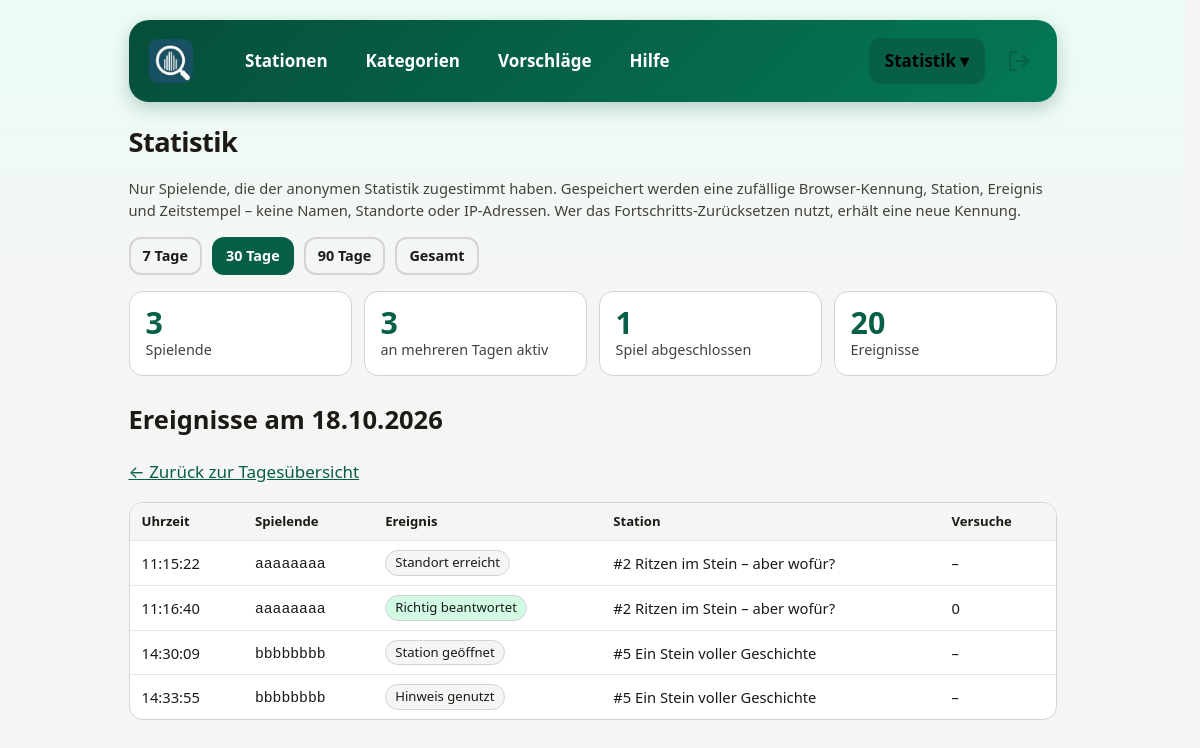
/admin/statistics.php?days=30&day=2026-10-18 (signed in), run on the app's committed database.
### tables this page shows
CREATE TABLE stat_events (
    id INTEGER PRIMARY KEY AUTOINCREMENT,
    player_id TEXT NOT NULL,
    station_id TEXT,
    event TEXT NOT NULL
        CHECK (event IN ('opened', 'location_verified', 'hint_used', 'wrong_answer', 'solution_shown', 'solved', 'game_completed')),
    attempts INTEGER,
    created_at TEXT NOT NULL
);

CREATE TABLE stations (
    id TEXT PRIMARY KEY,
    number INTEGER NOT NULL,
    title TEXT NOT NULL,
    teaser_text TEXT,
    hint TEXT NOT NULL,
    lat NUMERIC NOT NULL,
    lon NUMERIC NOT NULL,
    correct_option_index INTEGER NOT NULL,
    solution_title TEXT NOT NULL,
    solution_caption TEXT,
    info TEXT NOT NULL,
    task_image TEXT NOT NULL,
    solution_image TEXT,
    category TEXT NOT NULL,
    status TEXT NOT NULL DEFAULT 'published'
        CHECK (status IN ('published', 'archived')),
    created_at TEXT NOT NULL,
    updated_at TEXT NOT NULL
);

### admin/statistics.php (the view, shortened to what this page needs)
<?php
require __DIR__ . '/_bootstrap.php';
$ranges = [7 => '7 Tage', 30 => '30 Tage', 90 => '90 Tage', 0 => 'Gesamt'];
$days = isset($_GET['days']) && array_key_exists((int) $_GET['days'], $ranges) ? (int) $_GET['days'] : 30;
$from = $days > 0 ? date('Y-m-d', strtotime('-' . ($days - 1) . ' days')) : '0000-00-00';
$day = is_string($_GET['day'] ?? null) && preg_match('/^\d{4}-\d{2}-\d{2}$/', $_GET['day']) ? $_GET['day'] : null;
$pdo = db();
function stat_value(PDO $pdo, string $sql, array $params): int
{
    $stmt = $pdo->prepare($sql);
    $stmt->execute($params);
    return (int) $stmt->fetchColumn();
}
$players = stat_value($pdo, 'SELECT COUNT(DISTINCT player_id) FROM stat_events WHERE substr(created_at, 1, 10) >= ?', [$from]);
$eventCount = stat_value($pdo, 'SELECT COUNT(*) FROM stat_events WHERE substr(created_at, 1, 10) >= ?', [$from]);
$completed = stat_value($pdo, "SELECT COUNT(DISTINCT player_id) FROM stat_events WHERE event = 'game_completed' AND substr(created_at, 1, 10) >= ?", [$from]);
$returning = stat_value(
    $pdo,
    'SELECT COUNT(*) FROM (SELECT player_id FROM stat_events WHERE substr(created_at, 1, 10) >= ? GROUP BY player_id HAVING COUNT(DISTINCT substr(created_at, 1, 10)) > 1)',
    [$from]
);
$dayEvents = [];
if ($day !== null) {
    $stmt = $pdo->prepare('SELECT e.created_at, e.player_id, e.event, e.attempts, s.number, s.title
        FROM stat_events e LEFT JOIN stations s ON s.id = e.station_id
        WHERE substr(e.created_at, 1, 10) = ? ORDER BY e.id');
    $stmt->execute([$day]);
    $dayEvents = $stmt->fetchAll();
}
function stat_date(string $day): string
{
    $time = strtotime($day);
    return $time ? date('d.m.Y', $time) : $day;
}
?>
<h1 class="admin-title">Statistik</h1>
<p class="task-intro">Nur Spielende, die der anonymen Statistik zugestimmt haben. Gespeichert werden eine zufällige Browser-Kennung, Station, Ereignis und Zeitstempel – keine Namen, Standorte oder IP-Adressen. Wer das Fortschritts-Zurücksetzen nutzt, erhält eine neue Kennung.</p>
<nav class="admin-toolbar" aria-label="Zeitraum">
  <?php foreach ($ranges as $value => $label): ?>
    <a class="btn small<?= $value === $days ? '' : ' secondary' ?>" href="statistics.php?days=<?= $value ?>"<?= $value === $days ? ' aria-current="true"' : '' ?>><?= h($label) ?></a>
  <?php endforeach; ?>
</nav>
<div class="stat-kpis">
  <div class="stat-kpi"><b><?= $players ?></b><span>Spielende</span></div>
  <div class="stat-kpi"><b><?= $returning ?></b><span>an mehreren Tagen aktiv</span></div>
  <div class="stat-kpi"><b><?= $completed ?></b><span>Spiel abgeschlossen</span></div>
  <div class="stat-kpi"><b><?= $eventCount ?></b><span>Ereignisse</span></div>
</div>
<?php if ($day !== null): ?>
  <h2>Ereignisse am <?= h(stat_date($day)) ?></h2>
  <p><a href="statistics.php?days=<?= $days ?>">← Zurück zur Tagesübersicht</a></p>
  <?php if (!$dayEvents): ?><p>Keine Ereignisse an diesem Tag.</p><?php else: ?>
  <div class="stat-table-wrap"><table class="stat-table">
    <thead><tr><th>Uhrzeit</th><th>Spielende</th><th>Ereignis</th><th>Station</th><th>Versuche</th></tr></thead>
    <tbody>
    <?php foreach ($dayEvents as $e): ?>
      <tr>
        <td><?= h(substr((string) $e['created_at'], 11, 8)) ?></td>
        <td><code><?= h(substr((string) $e['player_id'], 0, 8)) ?></code></td>
        <td><span class="stat-event stat-event--<?= h($e['event']) ?>"><?= h(EVENT_LABELS[$e['event']] ?? $e['event']) ?></span></td>
        <td><?= $e['title'] !== null ? h('#' . $e['number'] . ' ' . $e['title']) : '–' ?></td>
        <td><?= $e['attempts'] !== null ? (int) $e['attempts'] : '–' ?></td>
      </tr>
    <?php endforeach; ?>
    </tbody>
  </table></div>
  <?php endif; ?>
<?php endif; ?>

### admin/admin.css (style rules this page uses)
:root { font-family: system-ui, -apple-system, 'Segoe UI', sans-serif; color-scheme: light dark; --green: #065f46; --green-dark: #064e3b; --green-soft: #ecfdf5; --ink: #1c1917; --muted: #44403c; --bg: #f5f5f4; --bg-top: #ecfdf5; --surface: #fff; --surface-alt: #f5f5f4; --border: #d6d3d1; --border-soft: #e7e5e4; --link: #065f46; --focus: #f59e0b; --danger: #b91c1c; --danger-soft: #fee2e2; --ok-soft: #d1fae5; --hero-from: #064e3b; --hero-to: #047857; --hero-text: #d1fae5; --cat: #065f46; --cat-soft: #ecfdf5; --shadow: rgba(6, 78, 59, 0.25); }
* { box-sizing: border-box; }
body { margin: 0; background: linear-gradient(180deg, var(--bg-top) 0, var(--bg) 320px) no-repeat var(--bg); color: var(--ink); font-size: 1.0625rem; line-height: 1.5; }
a { color: var(--link); }
html { scrollbar-gutter: stable; overflow-y: scroll; }
h1.admin-title { font-size: 1.7rem; letter-spacing: -0.02em; margin: 0 0 4px; color: var(--ink); }
.admin-toolbar { display: flex; flex-wrap: wrap; gap: 10px; align-items: center; margin: 16px 0; }
button, .btn { cursor: pointer; font: inherit; font-size: 1rem; font-weight: 600; min-height: 44px; padding: 10px 18px; border-radius: 12px; border: 2px solid transparent; text-decoration: none; display: inline-flex; align-items: center; justify-content: center; gap: 6px; background: var(--green); color: #fff; transition: transform 0.18s ease, background-color 0.18s ease; }
button.secondary, .btn.secondary, .back-button { background: transparent; color: var(--ink); border-color: var(--border); font-weight: 700; }
button.small, .btn.small { min-height: 36px; padding: 6px 12px; font-size: 0.9rem; }
.task-intro, .muted { color: var(--muted); font-size: 0.92rem; }
.stat-kpis { display: grid; grid-template-columns: repeat(auto-fit, minmax(150px, 1fr)); gap: 12px; margin: 0 0 24px; }
.stat-kpi { background: var(--surface); border: 1px solid var(--border); border-radius: 14px; padding: 14px 16px; display: flex; flex-direction: column; }
.stat-kpi b { font-size: 1.9rem; line-height: 1.1; color: var(--green); }
.stat-kpi span { color: var(--muted); font-size: 0.9rem; }
.stat-table-wrap { overflow-x: auto; margin: 0 0 12px; border: 1px solid var(--border); border-radius: 14px; background: var(--surface); }
.stat-table { width: 100%; border-collapse: collapse; font-size: 0.92rem; }
.stat-table th, .stat-table td { padding: 9px 12px; text-align: left; border-bottom: 1px solid var(--border-soft); white-space: nowrap; }
.stat-table th { background: var(--surface-alt); font-size: 0.82rem; }
.stat-table tbody tr:last-child td { border-bottom: 0; }
.stat-event { display: inline-block; padding: 2px 9px; border-radius: 999px; background: var(--surface-alt); border: 1px solid var(--border); font-size: 0.82rem; }
.stat-event--solved, .stat-event--game_completed { background: var(--ok-soft); }

### data on the page
stat_events: created_at "11:15:22", player "aaaaaaaa", event "Standort erreicht", station.title "#2 Ritzen im Stein – aber wofür?"
stat_events: created_at "11:16:40", player "aaaaaaaa", event "Richtig beantwortet", station.title "#2 Ritzen im Stein – aber wofür?", attempts "0"
stat_events: created_at "14:30:09", player "bbbbbbbb", event "Station geöffnet", station.title "#5 Ein Stein voller Geschichte"
stat_events: created_at "14:33:55", player "bbbbbbbb", event "Hinweis genutzt", station.title "#5 Ein Stein voller Geschichte"

### other printed values
$label "Stationen"
$label "Kategorien"
$label "Vorschläge"
$label "Hilfe"
$menuLabel "Statistik"
$label "7 Tage"
$label "30 Tage"
$label "90 Tage"
$label "Gesamt"
$players "3"
$returning "3"
$completed "1"
$eventCount "20"
stat_date($day) "18.10.2026"
